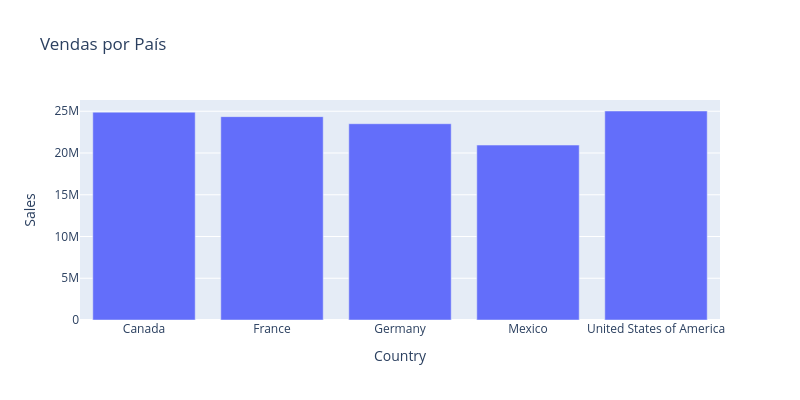

Here is the notebook cell this chart was saved with:
### Code cell
#Soma da Sales por Country Generale
df_sum_sales_country = (
    df_financial.groupby(['Country'])['Sales'].sum().reset_index()
)
fig_sum_sales_country = px.bar(df_sum_sales_country, 
             x='Country',      
             y='Sales',       
             title='Vendas por País').update_layout(width=800,height=400).show()

### Figure 1 — Plotly figure (JSON) as saved in the notebook; plotly's stock layout.template omitted (floating-point values rounded to 4 significant figures)
{"data": [{"alignmentgroup": "True", "hovertemplate": "Country=%{x}<br>Sales=%{y}<extra></extra>", "legendgroup": "", "marker": {"color": "#636efa", "pattern": {"shape": ""}}, "name": "", "offsetgroup": "", "orientation": "v", "showlegend": false, "textposition": "auto", "type": "bar", "x": ["Canada", "France", "Germany", "Mexico", "United States of America"], "xaxis": "x", "y": [24890000.0, 24350000.0, 23510000.0, 20950000.0, 25030000.0], "yaxis": "y"}], "layout": {"barmode": "relative", "height": 400, "legend": {"tracegroupgap": 0}, "title": {"text": "Vendas por País"}, "width": 800, "xaxis": {"anchor": "y", "domain": [0, 1], "title": {"text": "Country"}}, "yaxis": {"anchor": "x", "domain": [0, 1], "title": {"text": "Sales"}}}}
